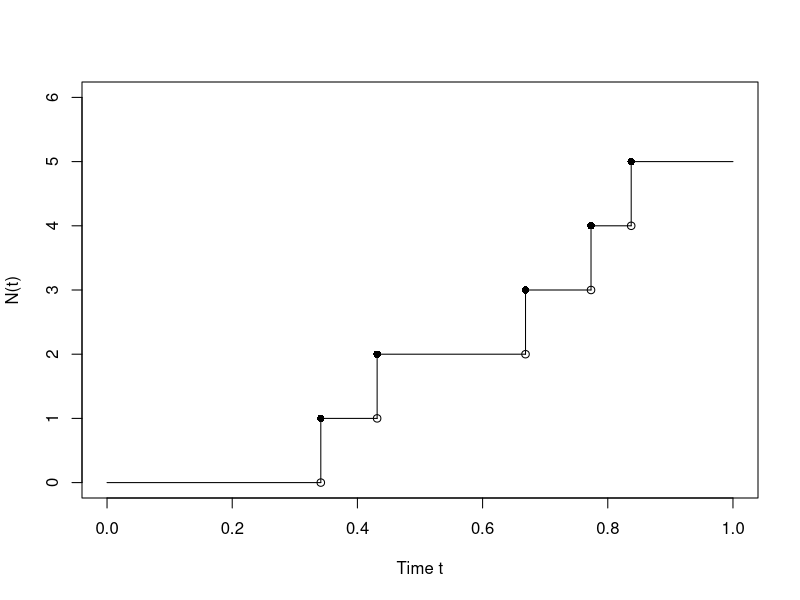

Recreate this plot in R.
## ---- chunk 1
#| echo: false

lambda2 <- 1 / 8
ans2 <- 1 - dpois(0, lambda = lambda2)
## ---- chunk 2
#| echo: false

lambda3 <- 10

# (1) More than 30 customers between 11 a.m. and 1 p.m.
ans3_1 <- ppois(30, lambda = lambda3 * 2, lower.tail = FALSE)

# (2) Exactly 30 customers by noon and exactly 50 by 2 p.m.
# Independent increments: N(5) - N(3) = 20
ans3_2 <- dpois(30, lambda = lambda3 * 3) *
  dpois(20, lambda = lambda3 * 2)
## ---- chunk 3
#| echo: false

lambda4 <- 5

# (1) Exactly 3 events between 10 a.m. and 11 a.m.
ans4_1 <- dpois(3, lambda = lambda4)

# (2) Exactly 3 events in the first hour and 4 in the second hour
ans4_2 <- dpois(3, lambda = lambda4) *
  dpois(4, lambda = lambda4)
## ---- chunk 4
#| echo: false
lambda6 <- 5

# (1) Exactly 3 customers in the first hour and 4 in the second hour
ans6_1 <- dpois(3, lambda = lambda6) * dpois(4, lambda = lambda6)

# (2) Mean and variance of the total number of customers
ans6_2_mean <- 2 * lambda6
ans6_2_var <- 2 * lambda6

# (3) Conditional mean and variance given X = 3
ans6_3_mean <- 3 + lambda6
ans6_3_var <- lambda6
## ---- chunk 5
#| label: sim-poisson-setup

set.seed(888)

lambda <- 12
T_length <- 1

## Initialise the arrival times
arrival_time <- numeric()
last_arrival <- 0
## ---- chunk 6
#| label: sim-poisson-arrivals

while (last_arrival < T_length) {

  inter_arrival <- rexp(1, rate = lambda)
  last_arrival <- last_arrival + inter_arrival

  if (last_arrival < T_length) {
    arrival_time <- c(arrival_time, last_arrival)
  }
}
## ---- chunk 7
#| label: sim-poisson-results

n <- length(arrival_time)

cat("Number of arrivals:", n, "\n")
cat("Arrival times:\n")
round(arrival_time, 4)
## ---- chunk 8
#| label: sim-poisson-path
#| fig-width: 6
#| fig-height: 3.5
#| fig-cap: "A simulated sample path of a Poisson process with rate 12."

## Set up the plot
plot(
  NA,
  xlim = c(0, T_length),
  ylim = c(0, max(1, n + 1)),
  xlab = "Time t",
  ylab = "N(t)",
  yaxt = "n"
)

axis(2, at = 0:max(1, n + 1))

## Initialise the process
previous_time <- 0
count <- 0

## Draw the horizontal and vertical segments
for (t in arrival_time) {

  ## Horizontal segment before the next arrival
  segments(previous_time, count, t, count)

  ## Open circle at the previous level
  points(t, count, pch = 1)

  ## Vertical jump at the arrival time
  segments(t, count, t, count + 1)

  ## Filled circle at the new level
  points(t, count + 1, pch = 16)

  ## Update the process
  previous_time <- t
  count <- count + 1
}

## Draw the final horizontal segment
segments(previous_time, count, T_length, count)
## ---- chunk 9
#| echo: false

lambda6 <- 3

ans6_2 <- 1 / lambda6
ans6_3 <- exp(-lambda6 * 0.5)
## ---- chunk 10
#| echo: false

lambda7 <- 1 / 8

ans7 <- 1 - exp(-lambda7 * 1)
## ---- chunk 11
#| echo: false

lambda8 <- 5

ans8_1 <- 1 - ppois(1, lambda8)
ans8_2 <- 1 - exp(-lambda8 / 24)
ans8_3 <- 1 / lambda8
## ---- chunk 12
#| echo: false

lambda9 <- 4
t9 <- 0.5

ans9_2 <- 1 - exp(-lambda9 * t9) * (1 + lambda9 * t9)
ans9_3 <- 2 / lambda9
## ---- chunk 13
#| echo: false

lambda10 <- 2

ans10_1 <- exp(-lambda10 * 0.5)
ans10_2 <- ppois(2, lambda10 * 2, lower.tail = FALSE)
ans10_3 <- 3 / lambda10
## ---- chunk 14
#| echo: false

# Parameters
mean_time <- 40
lambda <- 1 / mean_time

# (1) Probability of spending more than 60 minutes
prob1 <- exp(-lambda * 60)

# (2) Conditional probability given that 40 minutes have elapsed
prob2 <- exp(-lambda * (60 - 40))
## ---- chunk 15
#| echo: false

# Claim arrival rates
lambda_A <- 4
lambda_B <- 6

# Probabilities of claims exceeding the threshold
p_A <- 2 / 5
p_B <- 1 / 3

# Combined rate of qualifying claims
lambda12 <- lambda_A * p_A + lambda_B * p_B

# Expected number of qualifying claims during one day
ans12 <- lambda12
## ---- chunk 16
#| echo: false

# Claim arrival rates
lambda_male <- 2
lambda_female <- 6

# Combined arrival rate
lambda13 <- lambda_male + lambda_female

# Probabilities of no claims and at least two claims in one week
ans13_1a <- dpois(0, lambda = lambda13 * 7)
ans13_1b <- ppois(1, lambda = lambda13 * 7,
                  lower.tail = FALSE)

# Probability of at least four female claims among the first five claims
ans13_2 <- pbinom(3, size = 5, prob = 3 / 4,
                  lower.tail = FALSE)
